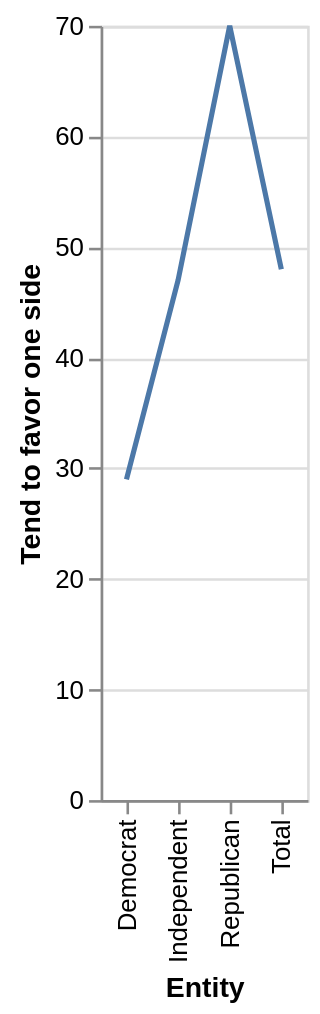

This figure's Vega-Lite source:
### Vega-Lite specification from a JSON file in a GitHub repository (floating-point values rounded to 4 significant figures)
{"$schema": "https://vega.github.io/schema/vega-lite/v5.json", "description": "Line chart auto-generated from CSV", "data": {"values": [{"Entity": "Democrat", "Tend to favor one side": "29", "fairly Deal with all sides": "69"}, {"Entity": "Independent", "Tend to favor one side": "47", "fairly Deal with all sides": "51"}, {"Entity": "Republican", "Tend to favor one side": "70", "fairly Deal with all sides": "28"}, {"Entity": "Total", "Tend to favor one side": "48", "fairly Deal with all sides": "50"}]}, "mark": "line", "encoding": {"x": {"field": "Entity", "type": "ordinal"}, "y": {"field": "Tend to favor one side", "type": "quantitative"}}}
